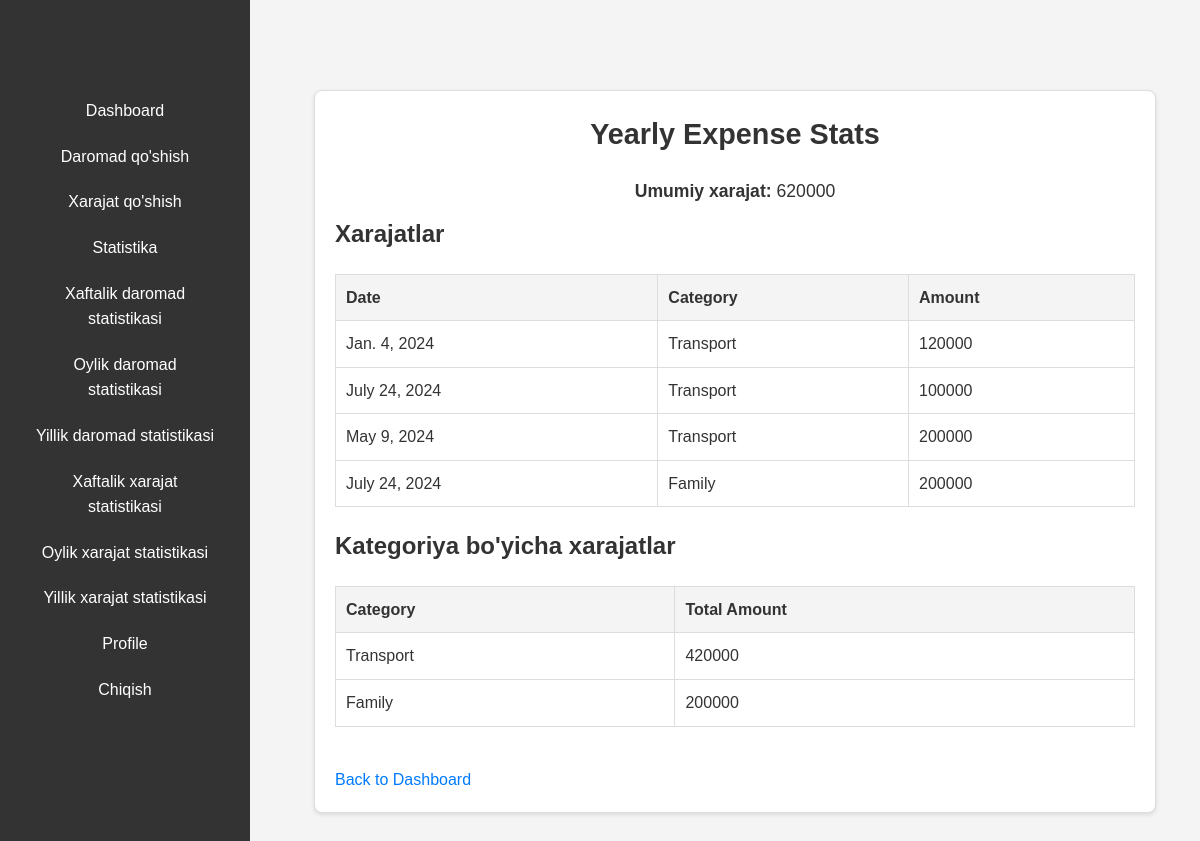
/main/expense_stats/yearly/ (signed in), run on the app's committed database.
### main/models.py (models this page shows, shortened)
class Expense(models.Model):
    user = models.ForeignKey(settings.AUTH_USER_MODEL, on_delete=models.CASCADE)
    amount = models.IntegerField()
    date = models.DateField()
    description = models.TextField(blank=True, null=True)
    currency = models.ForeignKey(Currency, on_delete=models.SET_NULL, null=True)
    expense_type = models.ForeignKey(ExpenseType, on_delete=models.SET_NULL, null=True)

class ExpenseType(models.Model):
    name = models.CharField(max_length=100)

### main/views.py (the view)
# urls.py: path('expense_stats/<str:period>/', views.expense_stats, name='expense_stats'),
@login_required
def expense_stats(request, period):
    today = timezone.now().date()
    if period == 'weekly':
        start_period = today - timedelta(days=today.weekday())
        end_period = start_period + timedelta(days=6)
    elif period == 'monthly':
        start_period = today.replace(day=1)
        end_period = today.replace(day=calendar.monthrange(today.year, today.month)[1])
    elif period == 'yearly':
        start_period = today.replace(month=1, day=1)
        end_period = today.replace(month=12, day=31)
    else:
        return redirect('dashboard')
    expenses = Expense.objects.filter(user=request.user, date__range=[start_period, end_period])
    total_expense = expenses.aggregate(Sum('amount'))['amount__sum'] or 0.00
    expenses_by_type = expenses.values('expense_type__name').annotate(total=Sum('amount')).order_by('-total')
    context = {
        'expenses': expenses,
        'total_expense': total_expense,
        'period': period,
        'expenses_by_type': expenses_by_type,
    }
    return render(request, 'main/expense_stats.html', context)

### templates/main/expense_stats.html (shortened to what this page needs)
{% extends "base.html" %}
{% block content %}
<div class="stats-container">
    <h1>{{ period|capfirst }} Expense Stats</h1>
    <p><strong>Umumiy xarajat:</strong> {{ total_expense }}</p>
    <div class="expenses-section">
        <h2>Xarajatlar</h2>
        <table>
            <thead>
            <tr>
                <th>Date</th>
                <th>Category</th>
                <th>Amount</th>
            </tr>
            </thead>
            <tbody>
            {% for expense in expenses %}
            <tr>
                <td>{{ expense.date }}</td>
                <td>{{ expense.expense_type.name }}</td>
                <td>{{ expense.amount }}</td>
            </tr>
            {% endfor %}
            </tbody>
        </table>
    </div>
    <div class="category-expenses-section">
        <h2>Kategoriya bo'yicha xarajatlar</h2>
        <table>
            <thead>
            <tr>
                <th>Category</th>
                <th>Total Amount</th>
            </tr>
            </thead>
            <tbody>
            {% for item in expenses_by_type %}
            <tr>
                <td>{{ item.expense_type__name }}</td>
                <td>{{ item.total }}</td>
            </tr>
            {% endfor %}
            </tbody>
        </table>
    </div>
    <a href="{% url 'dashboard' %}" class="back-link">Back to Dashboard</a>
</div>
{% endblock content %}

### templates/base.html (style rules this page uses)
body { font-family: 'Arial', sans-serif; line-height: 1.6; background-color: #f4f4f4; color: #333; margin: 0; padding: 0; }
h1, h2, h3, h4, h5, h6 { margin-top: 0; color: #333; }

### templates/main/expense_stats.html (style rules this page uses)
.stats-container { max-width: 800px; margin: 50px auto; padding: 20px; background: #fff; border: 1px solid #ddd; border-radius: 8px; box-shadow: 0 2px 4px rgba(0, 0, 0, 0.1); }
.stats-container h1 { text-align: center; margin-bottom: 20px; font-size: 1.8em; }
.stats-container p { font-size: 1.1em; margin: 10px 0; text-align: center; }
.expenses-section, .category-expenses-section { margin-bottom: 20px; }
table { width: 100%; border-collapse: collapse; margin-bottom: 20px; }
table, th, td { border: 1px solid #ddd; }
th, td { padding: 10px; text-align: left; }
th { background-color: #f4f4f4; }
.back-link { display: inline-block; margin-top: 20px; color: #007BFF; text-decoration: none; text-align: center; font-size: 1em; }

### data on the page
Expense: date "Jan. 4, 2024", expense_type.name "Transport", amount "120000"
Expense: date "July 24, 2024", expense_type.name "Transport", amount "100000"
Expense: date "May 9, 2024", expense_type.name "Transport", amount "200000"
Expense: date "July 24, 2024", expense_type.name "Family", amount "200000"
ExpenseType: expense_type__name "Transport", total "420000"
ExpenseType: expense_type__name "Family", total "200000"

### other printed values
{{ period|capfirst }} "Yearly"
{{ total_expense }} "620000"
